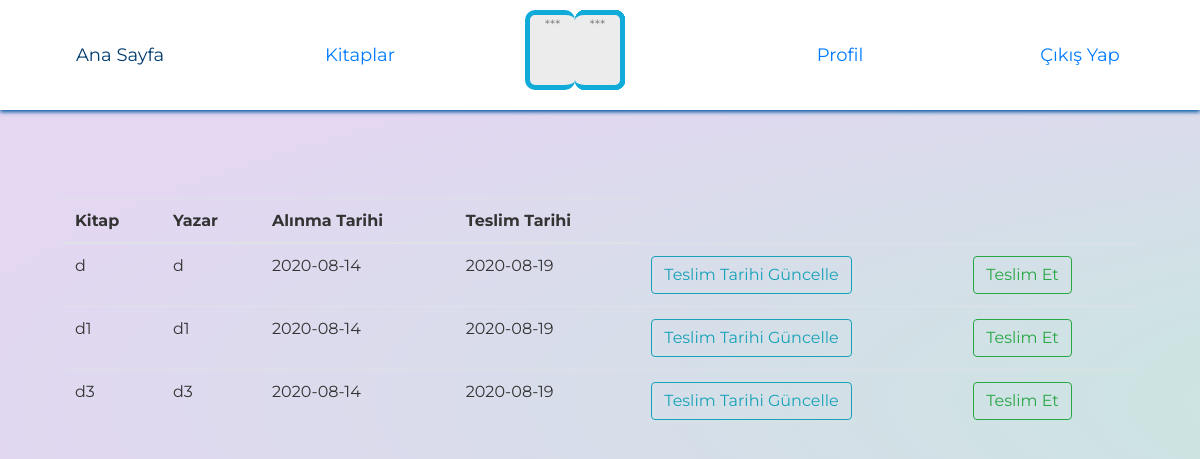
The app's page /user_book (signed in), older data.
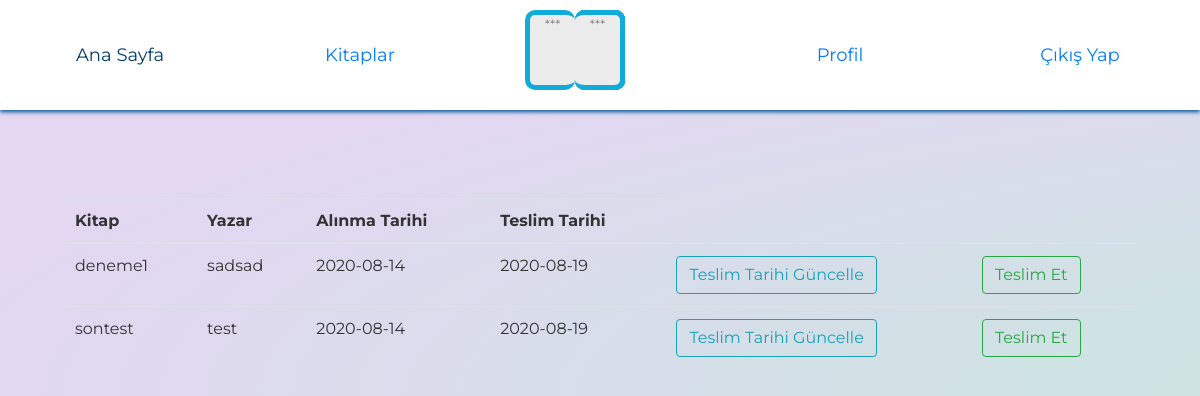
The same page, newer data.
### Models/borrow.py (models this page shows)
class Borrow(db.Model):
    id = db.Column(db.Integer, primary_key=True)
    user_id = db.Column(db.Integer)
    book_id = db.Column(db.Integer)
    start_date = db.Column(db.DateTime,default=datetime.utcnow)
    end_date = db.Column(db.DateTime)

### Models/book.py (models this page shows)
class Book(db.Model):
    id = db.Column(db.Integer, primary_key=True)
    title = db.Column(db.String(200))
    author = db.Column(db.String(200))
    type = db.Column(db.String(200))
    barcode = db.Column(db.Integer)
    status = db.Column(db.Boolean, default=True)

### Routes/routes.py (the view)
@routes.route("/user_book")
def user_book():
    orders = db.session.query(Borrow,Book).filter(Borrow.user_id == current_user.id).filter(Borrow.book_id== Book.id).all()
    print(orders)
    def convertdate(rdate):
        cdate=datetime.datetime.strptime(str(rdate).split(" ")[0], "%Y-%m-%d").date()
        return cdate
    return render_template("user_book.html",orders=orders,convertdate=convertdate)

### app.py (called while the page is built)
@login_manager.user_loader
def get(id):
    return User.query.get(id)

### templates/user_book.html (shortened to what this page needs)
<html>
<head>
    <link rel="stylesheet" href="https://maxcdn.bootstrapcdn.com/bootstrap/4.0.0/css/bootstrap.min.css">
    <link rel="stylesheet" type="text/css" href="../static/css/home.css" />
    <link rel="stylesheet" type="text/css" href="../static/css/search.css" />
</head>
<body>
    <div>
        <section class='header'>
            <header>
                <ul class='menu'>
                    <li class="anasayfa">
                        <a href='/home'>Ana Sayfa</a>
                    </li>
                    <li>
                        <a href='/user_book'>Kitaplar</a>
                    </li>
                    <li>
                        <div class="logo">
                            <div class="paper">
                            </div>
                            <div class="paper">
                            </div>
                        </div>
                    </li>
                    <li>
                        <a href='#'>Profil</a>
                    </li>
                    <li class="logout">
                        <a href='/logout'>Çıkış Yap</a>
                    </li>
                </ul>
            </header>
        </section>
        <div style="margin-top: 150px;" class="container">
            <table class="table table-hover">
                <thead>
                    <tr>
                        <th scope="col">Kitap</th>
                        <th scope="col">Yazar</th>
                        <th scope="col">Alınma Tarihi</th>
                        <th scope="col">Teslim Tarihi</th>
                    </tr>
                </thead>
                <tbody>
                    {%for borrow,book in orders %}
                    <tr>
                        <td>{{book.title}}</td>
                        <td>{{book.author}}</td>
                        <td>{{convertdate(borrow.start_date)}}</td>
                        <td>{{convertdate(borrow.end_date)}}</td>
                        <td><a href="/postpone/{{borrow.id}}" class="btn btn-outline-info">Teslim Tarihi Güncelle</a></td>
                        <td><a href="/delivery_book/{{borrow.book_id}}" class="btn btn-outline-success">Teslim Et</a></td>
                    </tr>
                    {% endfor %}
                </tbody>
            </table>
        </div>
    </div>
</body>
</html>

Row changes from the older to the newer data that the page shows:
removed Borrow: title "d", author "d", start_date "2020-08-14", end_date "2020-08-19"
changed Borrow: title "d1" → "deneme1"; author "d1" → "sadsad"
changed Borrow: title "d3" → "sontest"; author "d3" → "test"
